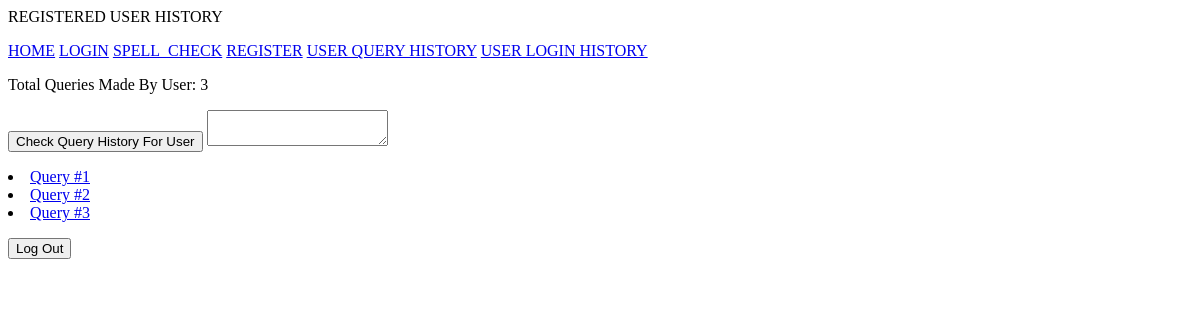
The app's page /history (signed in), older data.
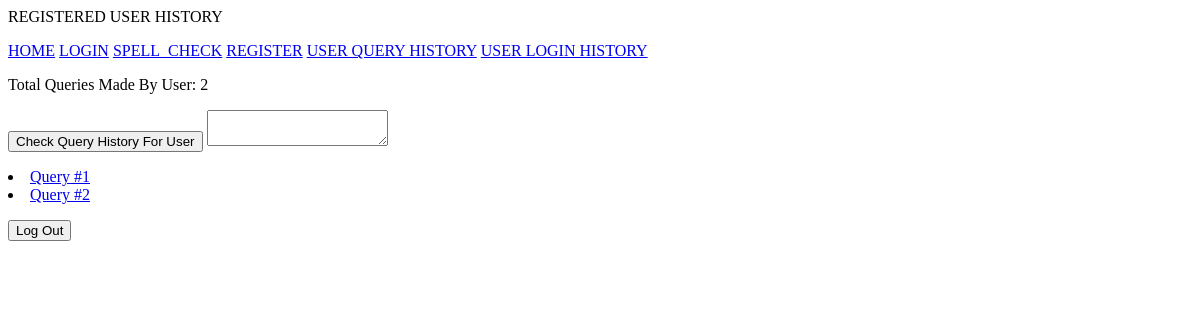
The same page, newer data.
### app.py (models this page shows, shortened)
class userSpellHistory(db.Model):
    queryID= db.Column(db.Integer(),unique=True,nullable=False,primary_key=True,autoincrement=True)
    username = db.Column(db.String(20), unique=False,nullable=False)
    queryText = db.Column(db.String(20000), unique=False,nullable=False)
    queryResults = db.Column(db.String(20000), unique=False,nullable=False)

### app.py (the view, shortened to what this page needs)
@app.route('/history', methods=['GET','POST'])
def history():
    form = wordForm(request.form)
    if session.get('logged_in') and request.method =='GET':
        try:
            numqueries = userSpellHistory.query.filter_by(username=('%s' % current_user.username)).order_by(userSpellHistory.queryID.desc()).first()
            allqueries =  userSpellHistory.query.filter_by(username=('%s' % current_user.username)).all()
            numqueriesCount = numqueries.queryID
        except AttributeError:
            numqueries = ''
            numqueriesCount = 0
            allqueries = ''
        return render_template('history.html', numqueries=numqueriesCount,allqueries=allqueries,form=form)
    else:
        return render_template('unauthorized.html')

### app.py
class wordForm(Form):
    textbox = TextAreaField('textbox', [validators.DataRequired(message="Enter Words to Check"),validators.Length(max=20000)], id='inputtext')

### app.py (called while the page is built)
@login_manager.user_loader
def user_loader(user_id):
    return userTable.query.get(user_id)

### templates/history.html (shortened to what this page needs)
{% from "_formhelpers.html" import render_field %}
<p>REGISTERED USER HISTORY</p>
<a href="http://localhost:5000/home">HOME</a>
<a href="http://localhost:5000/login">LOGIN</a>
<a href="http://localhost:5000/spell_check">SPELL_CHECK</a>
<a href="http://localhost:5000/register">REGISTER</a>
<a href="http://localhost:5000/history">USER QUERY HISTORY</a>
<a href="http://localhost:5000/login_history">USER LOGIN HISTORY</a>
<form method=post action="">
  <dl>
<div id=numqueries> Total Queries Made By User: {{numqueries}}</div>
<div id=result>{{error}}
<p><input type=submit name='submit_button' value='Check Query History For User'>
{{ form.textbox }}
  </dl>
{%for query in allqueries %}
  <li><a  id="query{{query.queryID}}" href="/history/query{{query.queryID}}">Query #{{query.queryID}}</a></li>
{%endfor %}
    <p><input type=submit name='submit_button' value='Log Out'>
</form>

Row changes from the older to the newer data that the page shows:
removed userSpellHistory: queryID "3"
Text that changed along with them:
{{ numqueries }}: "3" → "2"
